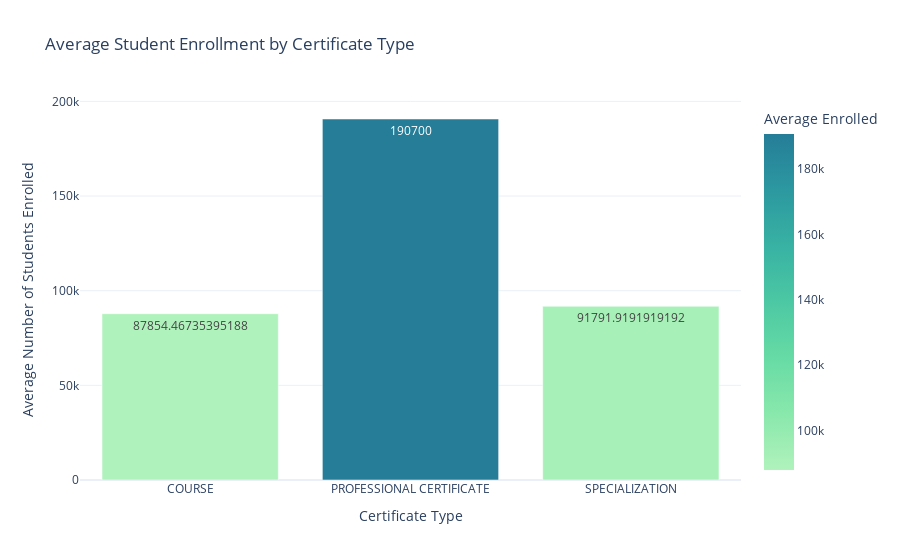

Here is the notebook cell this chart was saved with:
### Markdown cell above
Hypothesis 3:
Courses offering certificates tend to have higher enrollments on average.

Rationale:
Certificates can be important to learners — especially for career-related courses. Learners might be more likely to enroll in and rate higher those courses that offer a certificate upon completion. Employers also value certificates, which may drive more interest in such courses.

Approach:
- Group the dataset by course_Certificate_type.
- Calculate the average course_rating and course_students_enrolled for each certificate type.
- Visualize the results using bar charts to compare certificate types side by side.

### Code cell
avg_enrollment = (
    df.groupby("course_Certificate_type")["course_students_enrolled"]
    .mean()
    .reset_index()
    .rename(
        columns={
            "course_Certificate_type": "Certificate Type",
            "course_students_enrolled": "Average Enrolled",
        }
    )
)

fig = px.bar(
    avg_enrollment,
    x="Certificate Type",
    y="Average Enrolled",
    title="Average Student Enrollment by Certificate Type",
    text="Average Enrolled",
    color="Average Enrolled",
    color_continuous_scale="Tealgrn",
    template="plotly_white",
)

fig.update_layout(
    yaxis_title="Average Number of Students Enrolled", xaxis_title="Certificate Type"
)

fig.show()

### Figure 1 — Plotly figure (JSON) as saved in the notebook; plotly's stock layout.template omitted (floating-point values rounded to 4 significant figures)
{"data": [{"alignmentgroup": "True", "hovertemplate": "Certificate Type=%{x}<br>Average Enrolled=%{marker.color}<extra></extra>", "legendgroup": "", "marker": {"color": [87850.0, 190700, 91790.0], "coloraxis": "coloraxis", "pattern": {"shape": ""}}, "name": "", "offsetgroup": "", "orientation": "v", "showlegend": false, "text": [87850.0, 190700, 91790.0], "textposition": "auto", "type": "bar", "x": ["COURSE", "PROFESSIONAL CERTIFICATE", "SPECIALIZATION"], "xaxis": "x", "y": [87850.0, 190700, 91790.0], "yaxis": "y"}], "layout": {"barmode": "relative", "coloraxis": {"colorbar": {"title": {"text": "Average Enrolled"}}, "colorscale": [[0, "rgb(176, 242, 188)"], [0.1667, "rgb(137, 232, 172)"], [0.3333, "rgb(103, 219, 165)"], [0.5, "rgb(76, 200, 163)"], [0.6667, "rgb(56, 178, 163)"], [0.8333, "rgb(44, 152, 160)"], [1, "rgb(37, 125, 152)"]]}, "legend": {"tracegroupgap": 0}, "title": {"text": "Average Student Enrollment by Certificate Type"}, "xaxis": {"anchor": "y", "domain": [0, 1], "title": {"text": "Certificate Type"}}, "yaxis": {"anchor": "x", "domain": [0, 1], "title": {"text": "Average Number of Students Enrolled"}}}}
